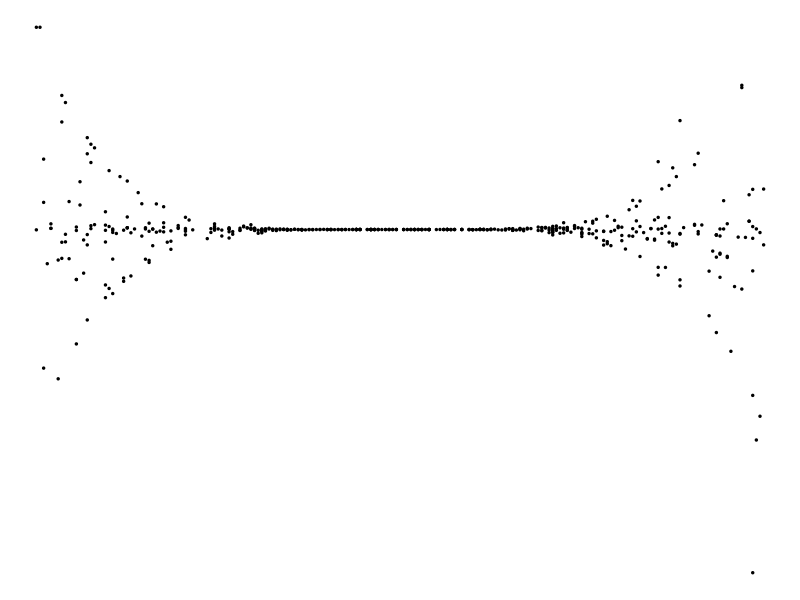

This chart was generated by the following R code:

library(tidyverse)

makeY <- function(){
  ix <- sample(seq(1,length(x)),1)
  x1 <- x[ix]
  x2 <- x[ix + sample(c(1,-1),1)]
  y = (x1**sample(1:5,1)+x2**sample(1:5,1)) * (sample(c(1,-1),1))  
  return (tibble(c(x1,y)))
}


x <- seq(-5,5,0.05)
x <- x[x != 0]

generatePoints <- function(){
  XY <- replicate(500,makeY())
  XY <- data.frame(do.call('rbind',XY)) %>% tibble()
  colnames(XY) <- c('X','Y')  
  return (XY)
}


dat = generatePoints()

ggplot(data = generatePoints()) +
  geom_point(aes(X,Y),size=0.5) +
  theme_void()

